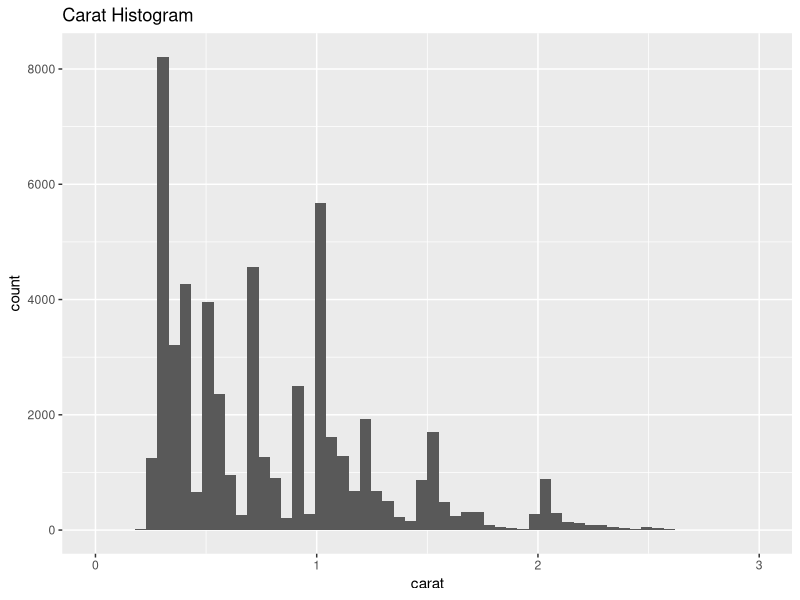
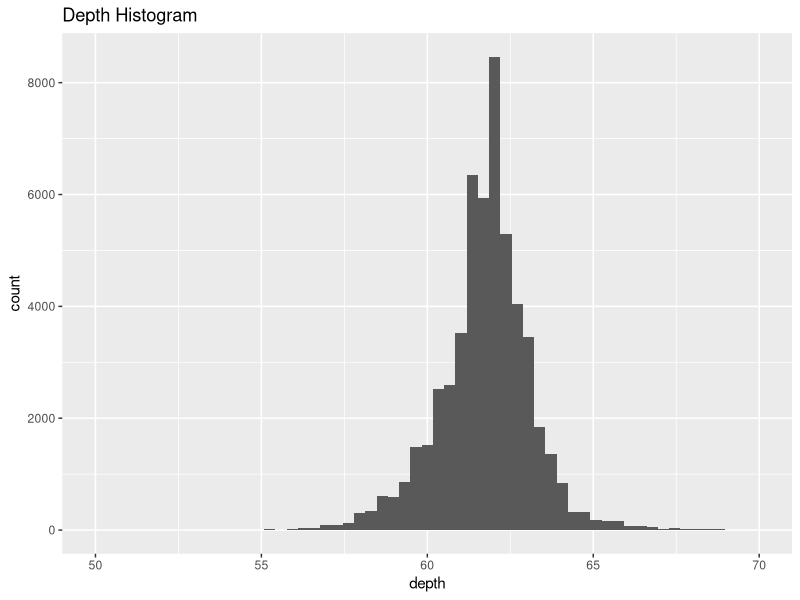
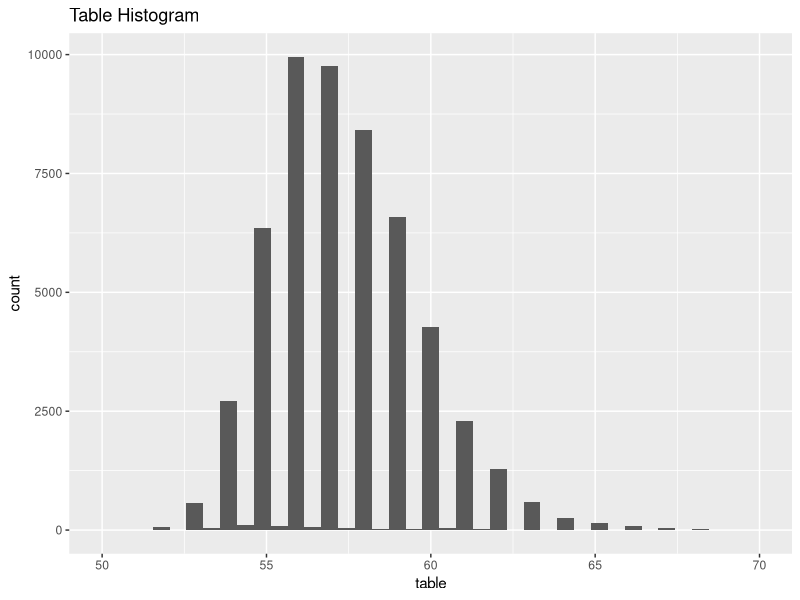
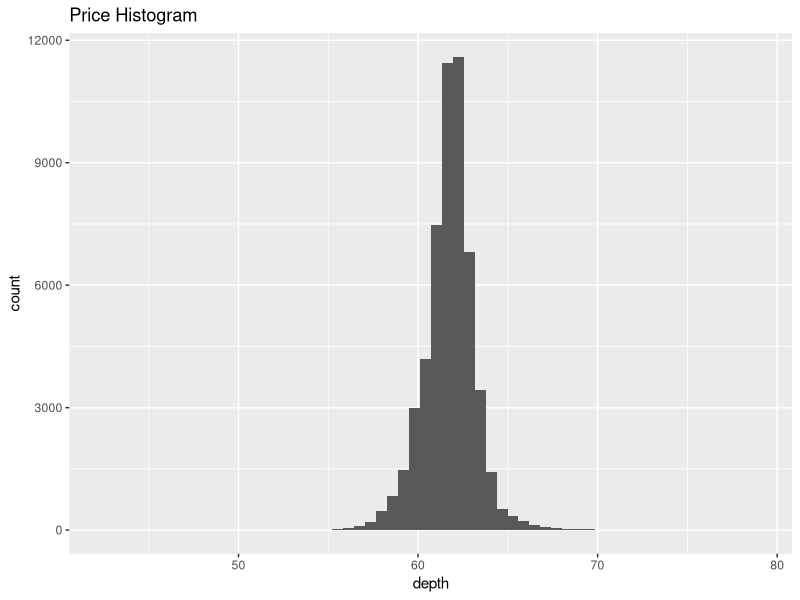
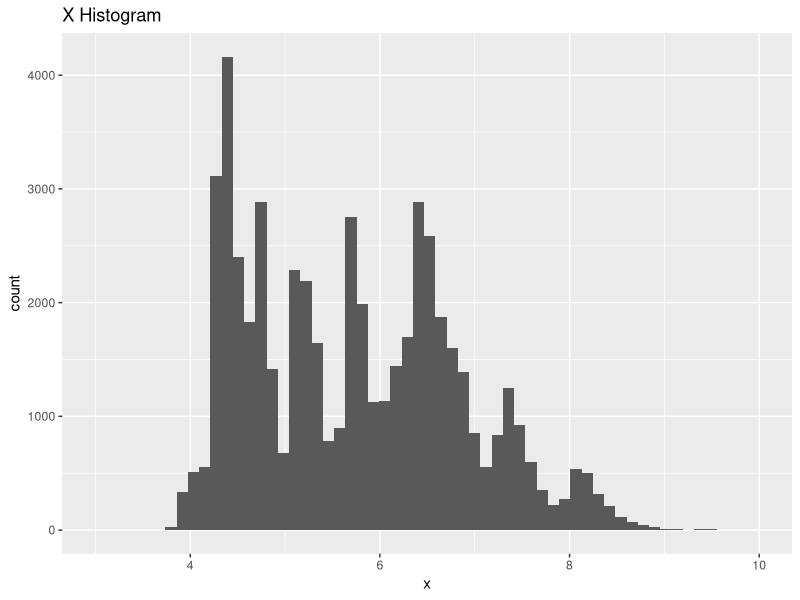
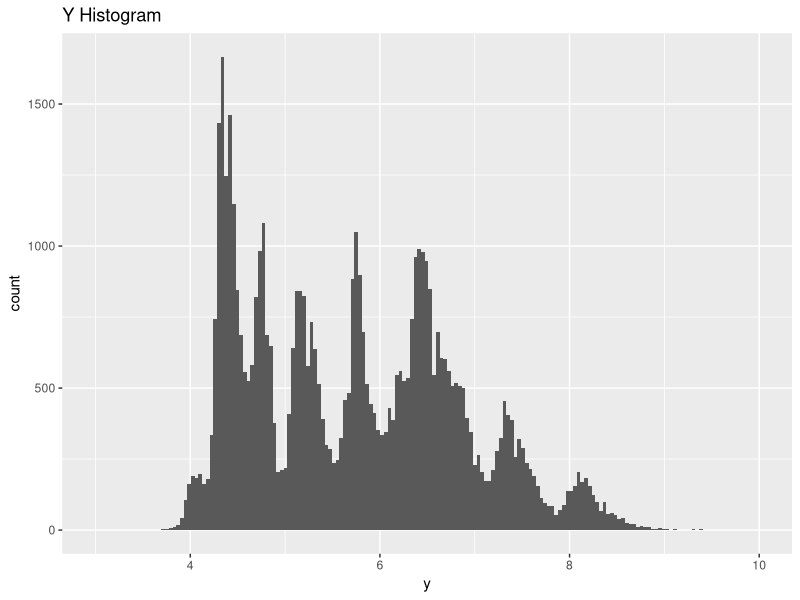
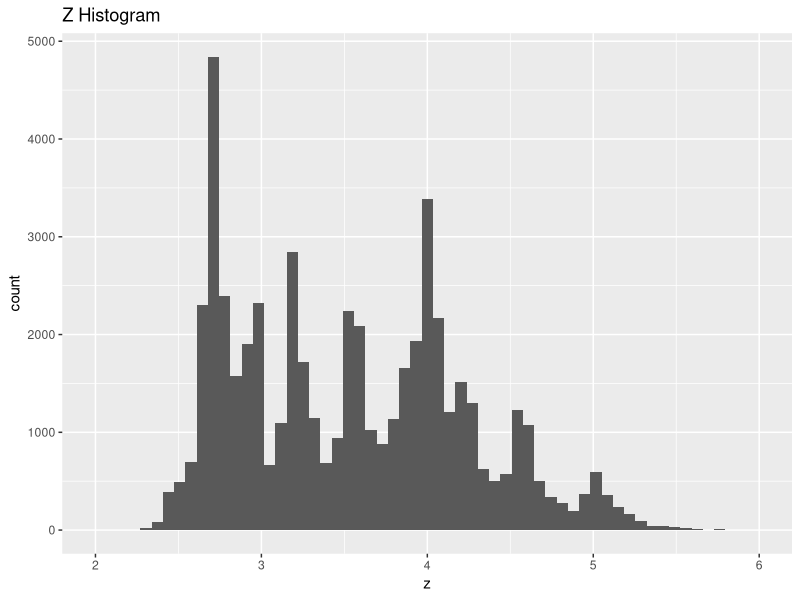
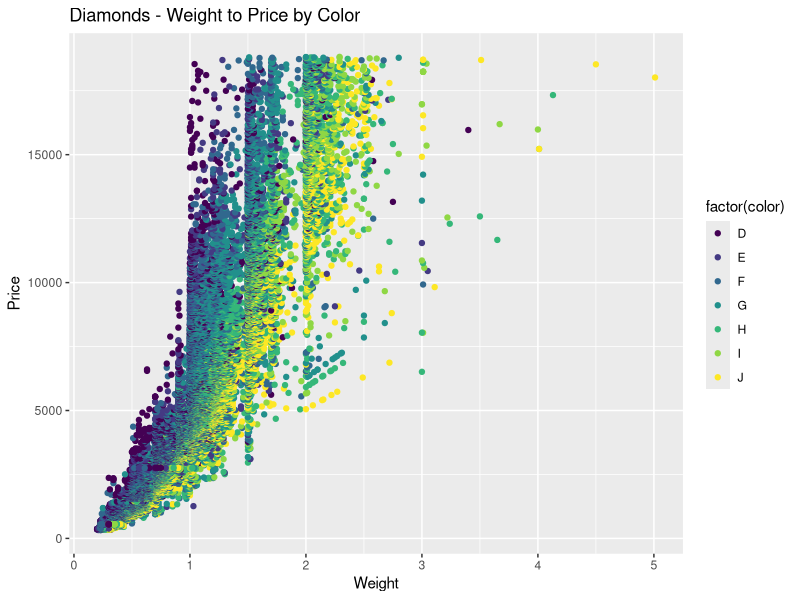

The R script that drew these images, in order:
## ---- chunk 1
#1. Create a histogram for every numeric column in the diamonds dataset.
library(ggplot2) #require ggplot2 in R library to load.
data("diamonds") #using the diamonds dataset
histcarat<-ggplot(diamonds,aes(carat))#create the carat histogram 
histcarat+geom_histogram(bins=60)+ggtitle("Carat Histogram")+xlim(0,3)#plot the carat histogram,also named Carat Histogram. using xlim to remove the outliers that out of 0 to 3.

histdepth<-ggplot(diamonds,aes(depth))#create the depth histogram
histdepth+geom_histogram(bins=60)+ggtitle("Depth Histogram")+xlim(50,70)#plot the depth histogram,also named Depth Histogram. using xlim to remove the outliers that out of 50 to 70.

histtable<-ggplot(diamonds,aes(table))#create the table histogram
histtable+geom_histogram(bins=40)+ggtitle("Table Histogram")+xlim(50,70)#plot the table histogram,also named Table Histogram. using xlim to remove the outliers that out of 50 to 70.

histprice<-ggplot(diamonds,aes(depth))#create the price histogram
histprice+geom_histogram(bins=60)+ggtitle("Price Histogram")#plot the price histogram,also named Price Histogram. 

histx<-ggplot(diamonds,aes(x))#create the x histogram
histx+geom_histogram(bins=60)+ggtitle("X Histogram")+xlim(3,10)#plot the x histogram,also named X Histogram. using xlim to remove the outliers that out of 3 to 10.

histy<-ggplot(diamonds,aes(y))#create the y histogram
histy+geom_histogram(bins=180)+ggtitle("Y Histogram")+xlim(3,10)#plot the y histogram,also named Y Histogram. using xlim to remove the outliers that out of 3 to 10.

histz<-ggplot(diamonds,aes(z))#create the z histogram
histz+geom_histogram(bins=60)+ggtitle("Z Histogram")+xlim(2,6)#plot the z histogram,also named Z Histogram. using xlim to remove the outliers that out of 2 to 6.
## ---- chunk 2
#2. Create a simple scatter plot of Weight (“Carat”) and Price using Color (the “Color” column in the diamonds dataframe) as a facet.
scatplot<-ggplot(diamonds,aes(x=carat,y=price,colour=factor(color)))
scatplot<-scatplot+geom_point()+ggtitle("Diamonds - Weight to Price by Color") + xlab("Weight")
scatplot<-scatplot+ylab("Price")+labs(colour="factor(color)")
print(scatplot)#plot the "price and weight" on scatter plot,x axis is carat, y axis is price. and colour to color, using color as facet. using geom_point for scatter plot.

## ---- chunk 3
#3. Let’s remove the non-linearity and replot. Think about transforming both price and weight. Given that we are working with dollars (Price); the first transformation we might try is the natural log. Add the transformed columns to the dataframe and replot.
scatlin<-ggplot(diamonds,aes(x=log(carat),y=log(price),colour=color))
scatlin<-scatlin+geom_point()+ggtitle("Diamonds-Weight to Price (Liner)")+xlab("Weight")
scatlin<-scatlin+ylab("Price")+labs(colour="factor(color)")
print(scatlin)#plot"log(carat) and log(price)" on scatter plot. x axis is log(carat), y axis is log(price). using color as facet, and geom_point for scatter plot.
## ---- chunk 4
#4. Remove the linear trend (create a linear model and use the transformed weight on the x-axis and the residuals on the y-axis). If there is a relationship that can be modeled with a linear regression model, then the residuals should be randomly distributed. The resulting plot visually indicates there is possibly some heteroscedasticity to manage.
lmfit<-lm(log(price)~log(carat),data=diamonds)#get linear model of y = log(price) to x = log(carat) 
residual<-resid(lmfit)#define residual to extract residuals from linear model
scat<-ggplot(diamonds,aes(x=log(carat),y=residual,colour=color))#define scat to be a ggplot object. x axis is log(carat), y axis is residual.colour to color.
scat<-scat+geom_point()+ggtitle("Diamonds-Weight to Price by Color")+xlab("Weight") #plot the graph, and change the title, x axis, y axis. using geom_point for the scatter plot, and kay as appropriate.
scat<-scat+ylab("Price Residuals")+labs(colour="factor(color)")+theme(legend.position="top")#move the legend to the top of the scatter plot
print(scat)
